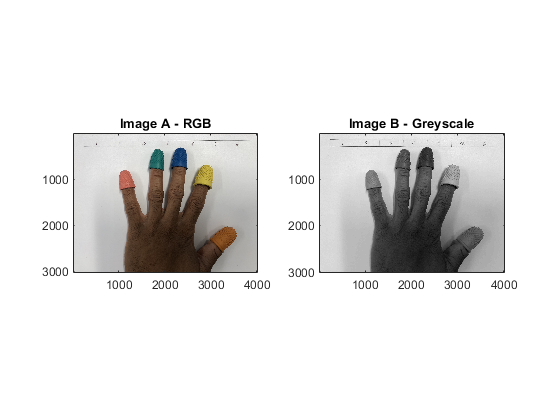
%> input picture images/A1.bmp, 560 x 420 px
$ octave A2_hist.m   (GNU Octave 9; MATLAB toolbox functions it lacks are replaced by stand-ins)
%> lines starting %> are read from the running program, lines starting %| are printed output that depends on the picture
clear all;
close all;
clc;

%A2
hand = uigetfile();
%> the answer given: images/A1.bmp
hand = imread(hand);
%> hand is the input picture: size 420x560x3 uint8; mean R, G, B 230.8, 230.1, 229.3
greyScaleHand = rgb2gray(hand);

greyScaleHandCount = imhist(greyScaleHand);
%> greyScaleHandCount = 256 values, max 179785 at index 256, min 0 at index 3, mean 918.8

handRed = hand(:,:,1);
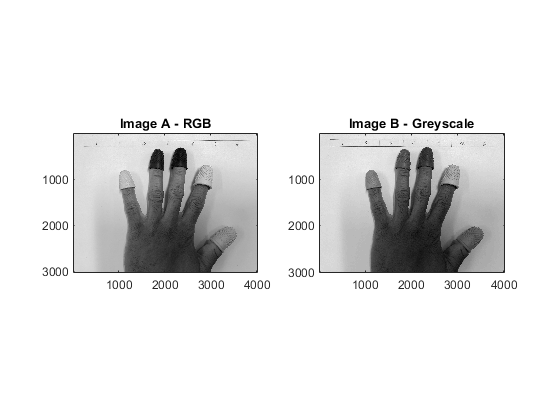
%> handRed: size 420x560 uint8; min 0, max 255, mean 230.8
handGreen = hand(:,:,2);
handBlue = hand(:,:,3);
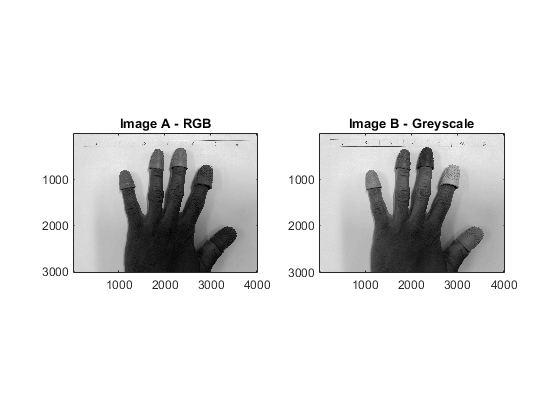
%> handBlue: size 420x560 uint8; min 0, max 255, mean 229.3

handRedCount = imhist(handRed);
%> handRedCount = 256 values, max 179785 at index 256, min 0 at index 255, mean 918.8
handGreenCount = imhist(handGreen);
%> handGreenCount has the same summary as greyScaleHandCount
handBlueCount = imhist(handBlue);
%> handBlueCount has the same summary as handRedCount

greyScaleMean = mean2(greyScaleHand);
%> greyScaleMean = 230.2
redMean = mean2(handRed);
%> redMean = 230.8
greenMean = mean2(handGreen);
%> greenMean = 230.1
blueMean = mean2(handBlue);
%> blueMean = 229.3

figure;

subplot(1,2,1);
plot(0:255, handRedCount, 'r','LineWidth', 1);hold on
plot(0:255, handGreenCount, 'g','LineWidth', 1);hold on
plot(0:255, handBlueCount, 'b','LineWidth', 1);
xlabel('Intensity', 'FontSize', 14); ylabel('Normalised Count','FontSize',14);
xlim([0 255]);
rgbHistYLength = get(gca,'YLim');
ylim([0 max(handRedCount)]);
line([redMean,redMean],rgbHistYLength,'Color','r','LineWidth', 1,'LineStyle', '--');hold on
ylim([0 max(handGreenCount)]);
line([greenMean,greenMean],rgbHistYLength,'Color','g','LineWidth', 1,'LineStyle', '--');hold on
ylim([0 max(handBlueCount)]);
line([blueMean,blueMean],rgbHistYLength,'Color','b','LineWidth', 1,'LineStyle', '--');

subplot(1,2,2);
plot(0:255, greyScaleHandCount, 'black','LineWidth', 1);
xlabel('Luminance', 'FontSize', 14);ylabel('Normalised Count','FontSize',14);
xlim([0 255]);
ylim([0 max(greyScaleHandCount)]);
greyScaleHistYLength = get(gca,'YLim');
line([greyScaleMean,greyScaleMean],greyScaleHistYLength,'Color','black','LineWidth', 1,'LineStyle','--');
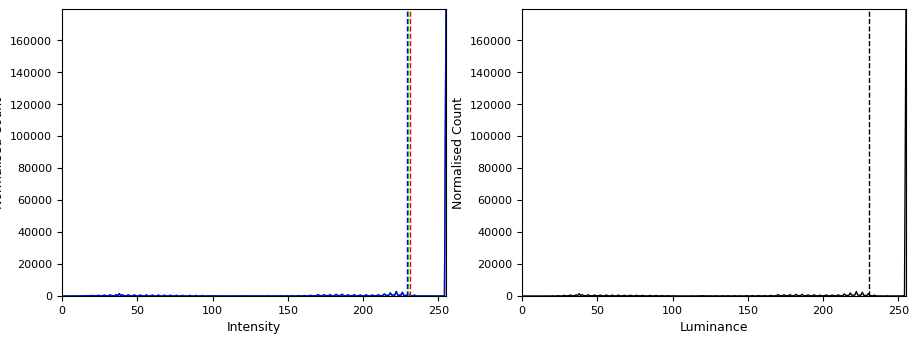
%> figure redrawn from the program's plot data, 2 panels; panel 1: curve peaks at x = 255, y = 179785

report = ['Max, Min and Arithmetic  Mean of the red channel is  ', num2str(max(handRed(:))), ', ' ,num2str(min(handRed(:))), ', ',num2str(round(redMean)), ' respectively'];
disp(report);
%| Max, Min and Arithmetic  Mean of the red channel is  255, 0, 231 respectively
report = ['Max, Min and Arithmetic  Mean of the green channel is  ', num2str(max(handGreen(:))), ', ' ,num2str(min(handGreen(:))), ', ',num2str(round(greenMean)), ' respectively'];
disp(report);
%| Max, Min and Arithmetic  Mean of the green channel is  255, 0, 230 respectively
report = ['Max, Min and Arithmetic  Mean of the blue channel is  ', num2str(max(handBlue(:))), ', ' ,num2str(min(handBlue(:))), ', ',num2str(round(blueMean)), ' respectively'];
disp(report);
%| Max, Min and Arithmetic  Mean of the blue channel is  255, 0, 229 respectively
report = ['Max, Min and Arithmetic  Mean of the greyscale image is  ', num2str(max(greyScaleHand(:))), ', ' ,num2str(min(greyScaleHand(:))), ', ',num2str(round(greyScaleMean)), ' respectively'];
disp(report);
%| Max, Min and Arithmetic  Mean of the greyscale image is  255, 0, 230 respectively

$ run again, on images/A4.bmp
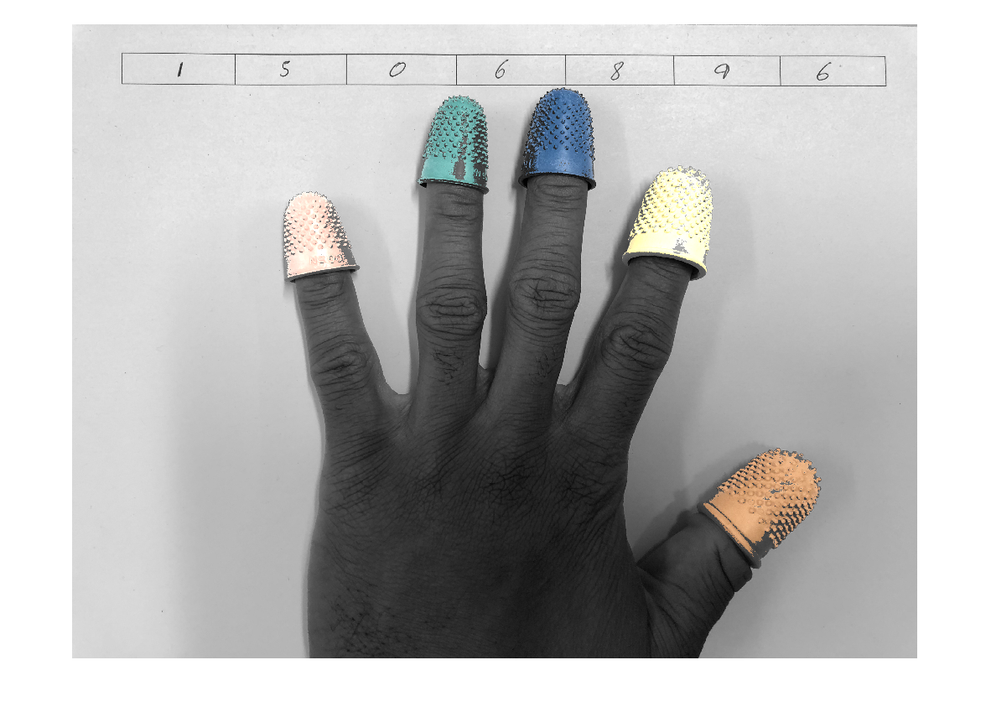
%> input picture images/A4.bmp, 991 x 712 px, shrunk from 1182 x 849 before the run
%> hand is the input picture: size 712x991x3 uint8; mean R, G, B 181.4, 181.3, 180.8
%> greyScaleHandCount = 256 values, max 166583 at index 256, min 7 at index 6, mean 2756.2
%> `handBlue = hand(:,:,3);`:
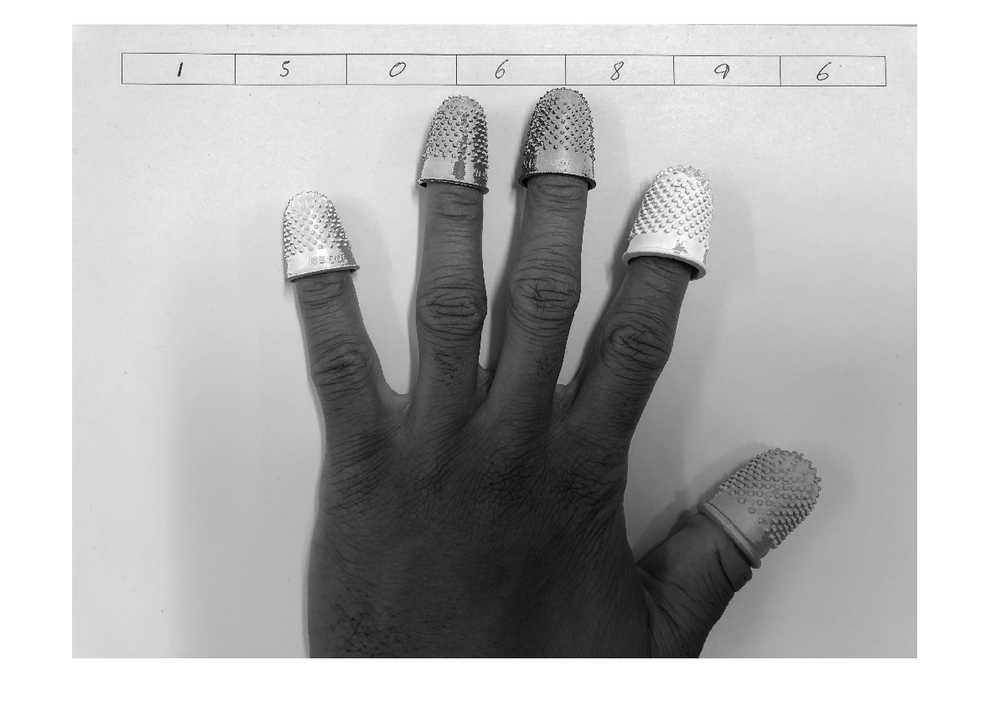
%> handBlue: size 712x991 uint8; min 0, max 255, mean 180.8
%> handRedCount = 256 values, max 172413 at index 256, min 7 at index 6, mean 2756.2
%> handGreenCount = 256 values, max 169769 at index 256, min 7 at index 6, mean 2756.2
%> handBlueCount = 256 values, max 166514 at index 256, min 8 at index 2, mean 2756.2
%> greyScaleMean = 181.3
%> redMean = 181.4
%> greenMean = 181.3
%> blueMean = 180.8
%> `line([greyScaleMean,greyScaleMean],greyScaleHistYLength,'Color','black..`:
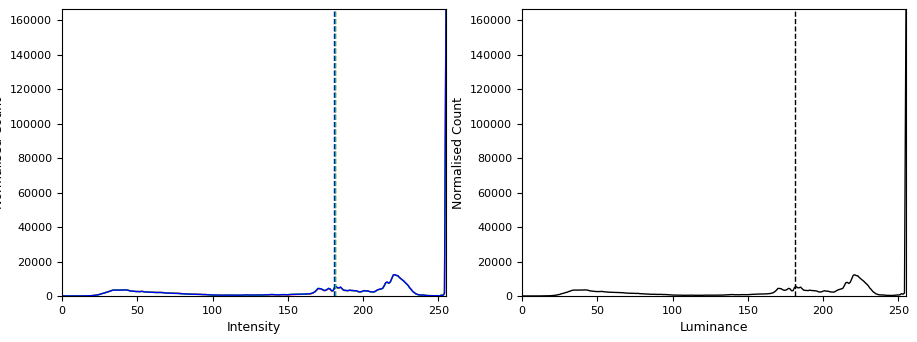
%> figure redrawn from the program's plot data, 2 panels; panel 1: curve peaks at x = 255, y = 172413, above the top of the axes; panel 1: curve peaks at x = 255, y = 166514; panel 2: curve peaks at x = 255, y = 166583
%| Max, Min and Arithmetic  Mean of the red channel is  255, 0, 181 respectively
%| Max, Min and Arithmetic  Mean of the green channel is  255, 0, 181 respectively
%| Max, Min and Arithmetic  Mean of the blue channel is  255, 0, 181 respectively
%| Max, Min and Arithmetic  Mean of the greyscale image is  255, 0, 181 respectively
